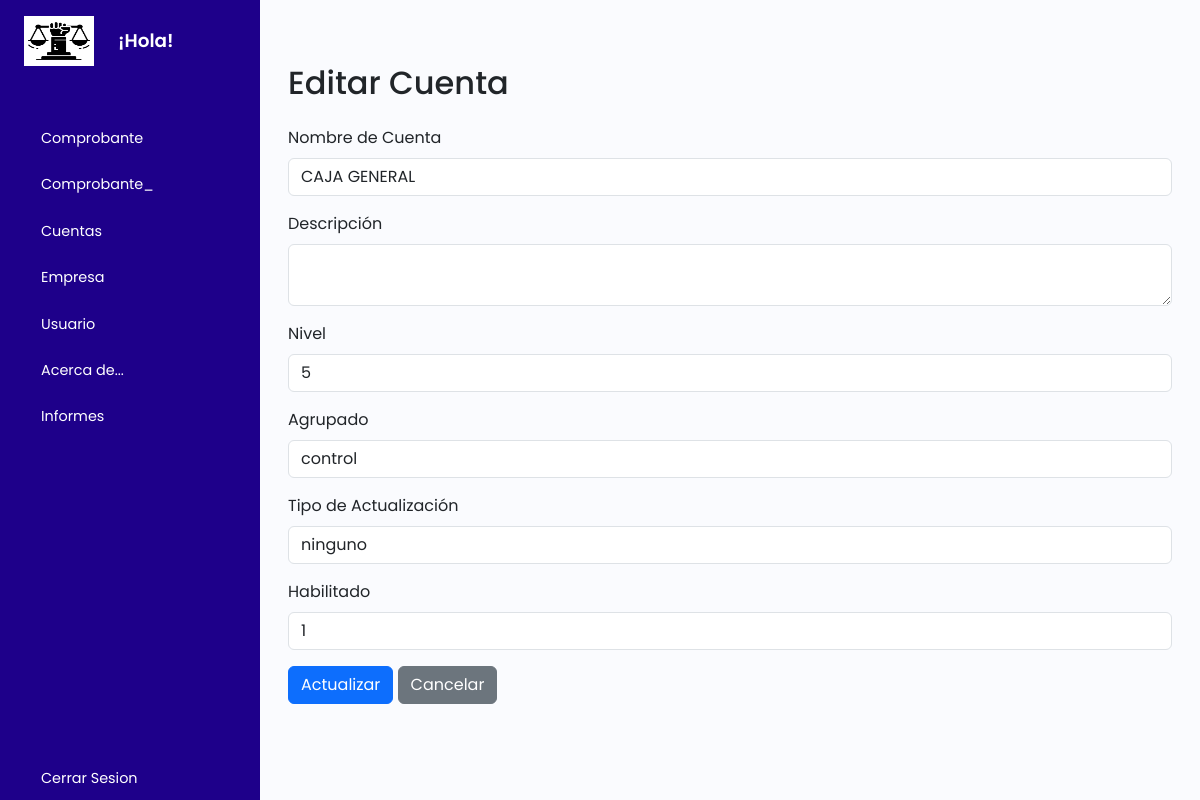
The page /tcuentas/update.php?id=11101001 on the database as committed earlier.
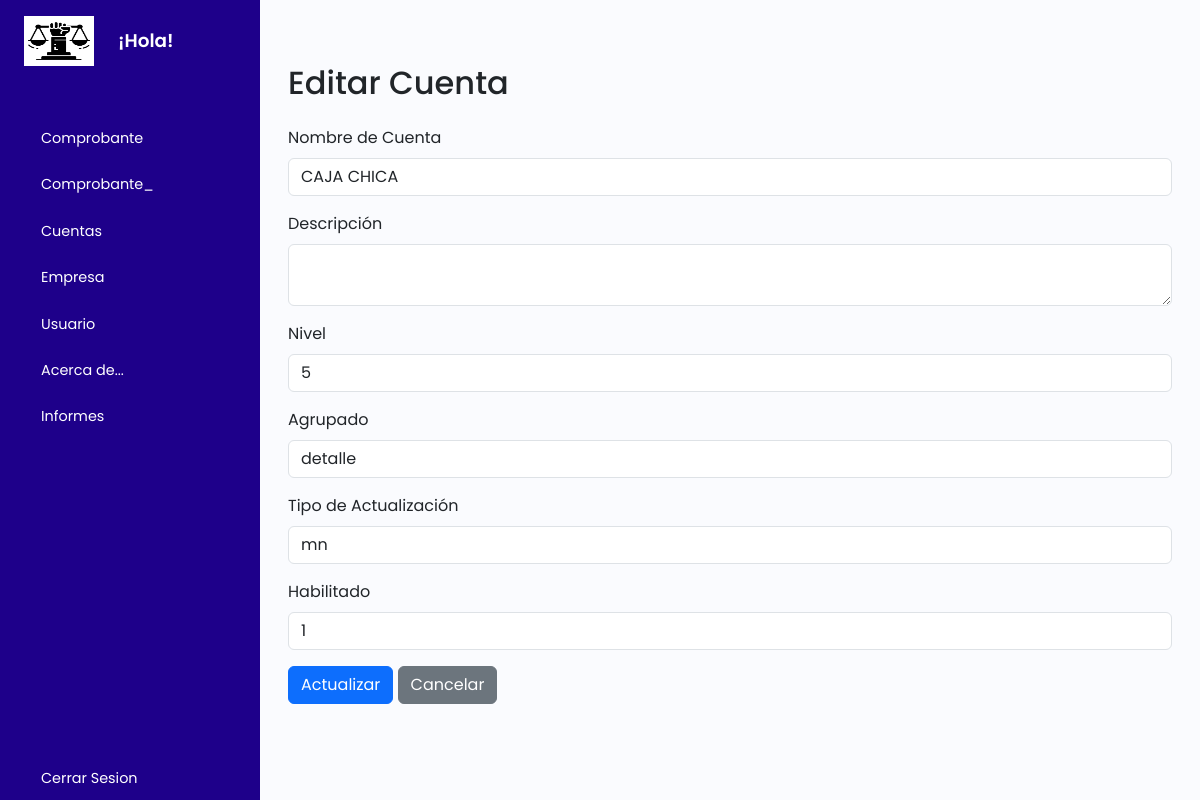
The same page on the database as committed later.
### tables this page shows
CREATE TABLE `tcuentas` (
  `codigo` varchar(255) NOT NULL,
  `nombrecuenta` varchar(255) DEFAULT NULL,
  `descripcion` varchar(255) NOT NULL,
  `nivel` int(11) NOT NULL,
  `agrupado` varchar(255) NOT NULL,
  `tipoactualizacion` varchar(255) NOT NULL,
  `habilitado` int(11) NOT NULL
);

### tcuentas/update.php (the view, shortened to what this page needs)
<?php
    include_once("../plantilla/inicio.php");
    include_once ('../cone.php');
?>
        <div class="main p-3">
        <div class="container mt-5">
            <h2 class="mb-4">Editar Cuenta</h2>
            <?php
            if (isset($_GET['id'])) {
                $codigo = $_GET['id'];
                $sql = "SELECT * FROM tcuentas WHERE codigo='$codigo'";
                $result = $conn->query($sql);
                if ($result->num_rows > 0) {
                    $row = $result->fetch_assoc();
                } else {
                    echo "<div class='alert alert-warning' role='alert'>No se encontró el registro</div>";
                }
            }
            ?>
            <form method="post" action="update.php">
                <div class="mb-3">
                    <label for="nombrecuenta" class="form-label">Nombre de Cuenta</label>
                    <input type="text" class="form-control" id="nombrecuenta" name="nombrecuenta" value="<?php echo $row['nombrecuenta']; ?>" required>
                </div>
                <div class="mb-3">
                    <label for="descripcion" class="form-label">Descripción</label>
                    <textarea class="form-control" id="descripcion" name="descripcion" required><?php echo $row['descripcion']; ?></textarea>
                </div>
                <div class="mb-3">
                    <label for="nivel" class="form-label">Nivel</label>
                    <input type="number" class="form-control" id="nivel" name="nivel" value="<?php echo $row['nivel']; ?>" required>
                </div>
                <div class="mb-3">
                    <label for="agrupado" class="form-label">Agrupado</label>
                    <input type="text" class="form-control" id="agrupado" name="agrupado" value="<?php echo $row['agrupado']; ?>" required>
                </div>
                <div class="mb-3">
                    <label for="tipoactualizacion" class="form-label">Tipo de Actualización</label>
                    <input type="text" class="form-control" id="tipoactualizacion" name="tipoactualizacion" value="<?php echo $row['tipoactualizacion']; ?>" required>
                </div>
                <div class="mb-3">
                    <label for="habilitado" class="form-label">Habilitado</label>
                    <input type="text" class="form-control" id="habilitado" name="habilitado" value="<?php echo $row['habilitado']; ?>" required>
                </div>
                <button type="submit" class="btn btn-primary">Actualizar</button>
                <a href="index.php" class="btn btn-secondary">Cancelar</a>
            </form>
        </div>
        </div>
    </div>
    <?php
    include_once("../plantilla/final.php");
?>

Rows that differ between the two databases and show on the page:
changed tcuentas: nombrecuenta "CAJA GENERAL" → "CAJA CHICA"; agrupado "control" → "detalle"; tipoactualizacion "ninguno" → "mn"
